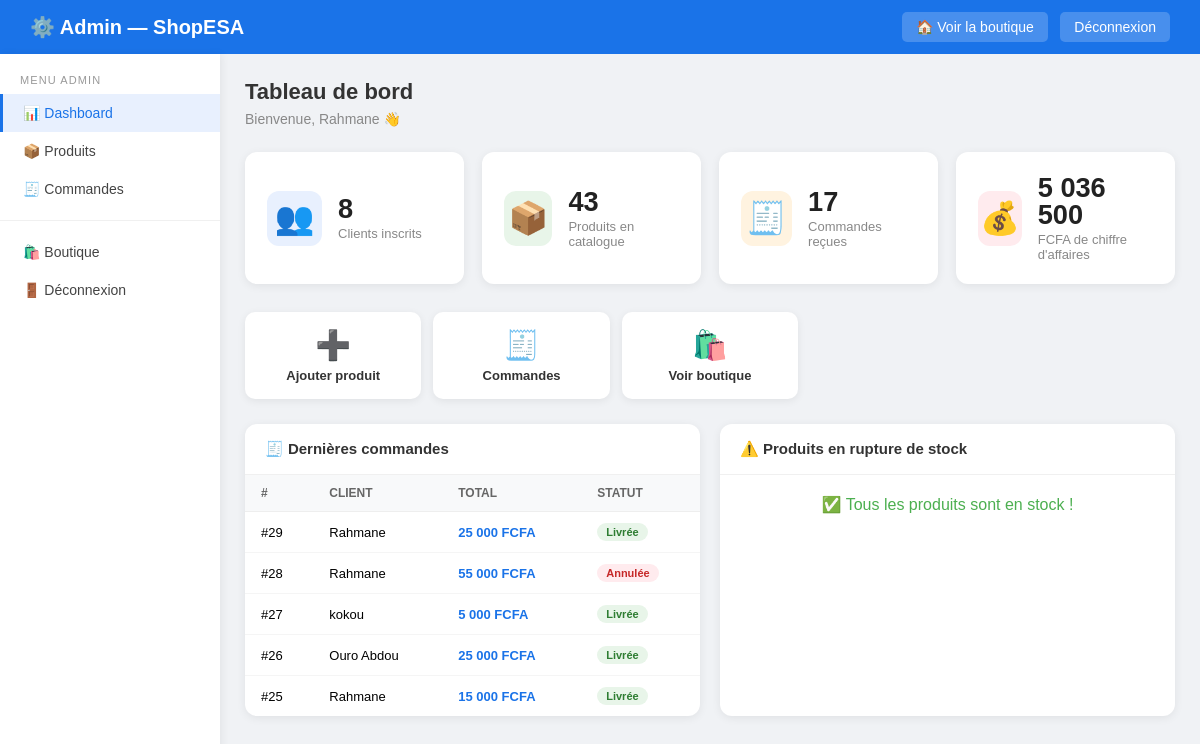
The app's page /admin/dashboard.php (signed in), older data.
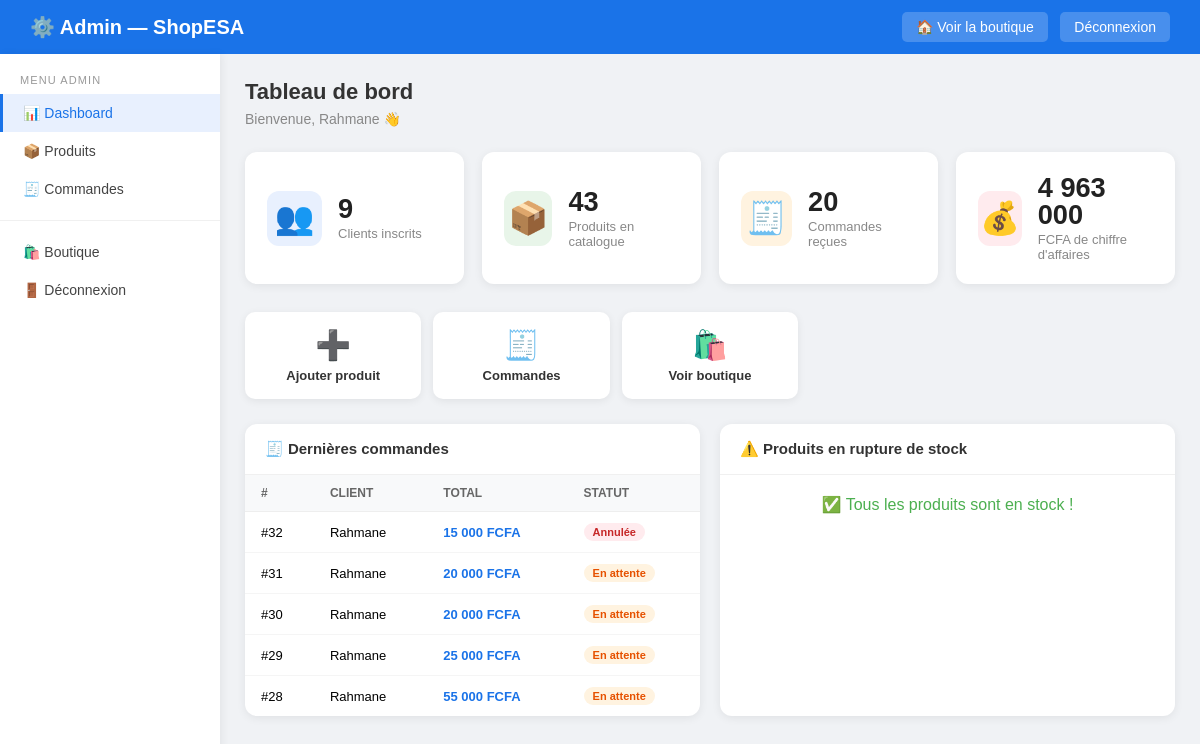
The same page, newer data.
### tables this page shows
CREATE TABLE `orders` (
  `id` int(11) NOT NULL,
  `user_id` int(11) DEFAULT NULL,
  `total` decimal(10,2) NOT NULL,
  `statut` varchar(50) DEFAULT 'en attente',
  `adresse` text NOT NULL,
  `created_at` timestamp NOT NULL DEFAULT current_timestamp(),
  `paiement` varchar(50) DEFAULT 'cash'
);

CREATE TABLE `users` (
  `id` int(11) NOT NULL,
  `nom` varchar(100) NOT NULL,
  `email` varchar(150) NOT NULL,
  `password` varchar(255) NOT NULL,
  `role` enum('client','admin') DEFAULT 'client',
  `created_at` timestamp NOT NULL DEFAULT current_timestamp()
);

### admin/dashboard.php (the view, shortened to what the changed rows need)
<?php
require_once '../config.php';
$nb_clients = $pdo->query("SELECT COUNT(*) FROM users WHERE role = 'client'")->fetchColumn();
$nb_commandes = $pdo->query("SELECT COUNT(*) FROM orders")->fetchColumn();
$ca_total = $pdo->query("SELECT COALESCE(SUM(total / 1.18), 0) FROM orders WHERE statut = 'livree'")->fetchColumn();
$commandes_recentes = $pdo->query("
    SELECT o.*, u.nom AS client_nom
    FROM orders o
    JOIN users u ON o.user_id = u.id
    ORDER BY o.created_at DESC
    LIMIT 5
")->fetchAll(PDO::FETCH_ASSOC);
?>
<!DOCTYPE html>
<html lang="fr">
<head>
</head>
<body>
<div class="layout">
    <main class="content">
        <h1>Tableau de bord</h1>
        <div class="stats-grid">
            <div class="stat-card">
                <div>
                    <div class="chiffre"><?= $nb_clients ?></div>
                    <div class="label">Clients inscrits</div>
                </div>
            </div>
            <div class="stat-card">
                <div>
                    <div class="chiffre"><?= $nb_commandes ?></div>
                    <div class="label">Commandes reçues</div>
                </div>
            </div>
            <div class="stat-card">
                <div>
                    <div class="chiffre"><?= number_format($ca_total, 0, ',', ' ') ?></div>
                    <div class="label">FCFA de chiffre d'affaires</div>
                </div>
            </div>
        </div>
        <div class="deux-col">
            <div class="section-card">
                <h2>🧾 Dernières commandes</h2>
                <?php if (empty($commandes_recentes)): ?>
                    <p style="padding:20px; color:#888; text-align:center">Aucune commande pour l'instant.</p>
                <?php else: ?>
                <table>
                    <thead>
                        <tr>
                            <th>#</th>
                            <th>Client</th>
                            <th>Total</th>
                            <th>Statut</th>
                        </tr>
                    </thead>
                    <tbody>
                        <?php foreach ($commandes_recentes as $cmd): ?>
                        <tr>
                            <td>#<?= $cmd['id'] ?></td>
                            <td><?= htmlspecialchars($cmd['client_nom']) ?></td>
                            <td style="font-weight:bold; color:#1a73e8">
                                <?= number_format($cmd['total'] /1.18, 0, ',', ' ') ?> FCFA
                            </td>
                            <td>
                                <?php
                                $badges = [
                                    'en_attente' => ['badge-attente',  'En attente'],
                                    'expediee'   => ['badge-expediee', 'Expédiée'],
                                    'livree'     => ['badge-livree',   'Livrée'],
                                    'annulee'    => ['badge-annulee',  'Annulée'],
                                ];
                                $b = $badges[$cmd['statut']] ?? ['badge-attente', $cmd['statut']];
                                ?>
                                <span class="badge <?= $b[0] ?>"><?= $b[1] ?></span>
                            </td>
                        </tr>
                        <?php endforeach; ?>
                    </tbody>
                </table>
                <?php endif; ?>
            </div>
            <div class="section-card">
                <h2>⚠️ Produits en rupture de stock</h2>
            </div>
        </div>
    </main>
</div>
</body>
</html>

Row changes from the older to the newer data that the page shows:
no longer on this page (row edited): orders: id "27", user.nom "kokou", $cmd['total']/1.18 "5 000", statut "Livrée"
no longer on this page (row edited): orders: id "26", user.nom "Ouro Abdou", $cmd['total']/1.18 "25 000", statut "Livrée"
no longer on this page (row unchanged): orders: id "25", user.nom "Rahmane", $cmd['total']/1.18 "15 000", statut "Livrée"
added orders: id "32", user.nom "Rahmane", $cmd['total']/1.18 "15 000", statut "Annulée"
added orders: id "31", user.nom "Rahmane", $cmd['total']/1.18 "20 000", statut "En attente"
added orders: id "30", user.nom "Rahmane", $cmd['total']/1.18 "20 000", statut "En attente"
changed orders id 29: statut "Livrée" → "En attente"
changed orders id 28: statut "Annulée" → "En attente"
Text that changed along with them:
$nb_clients: "8" → "9"
$nb_commandes: "17" → "20"
$ca_total: "5 036 500" → "4 963 000"
